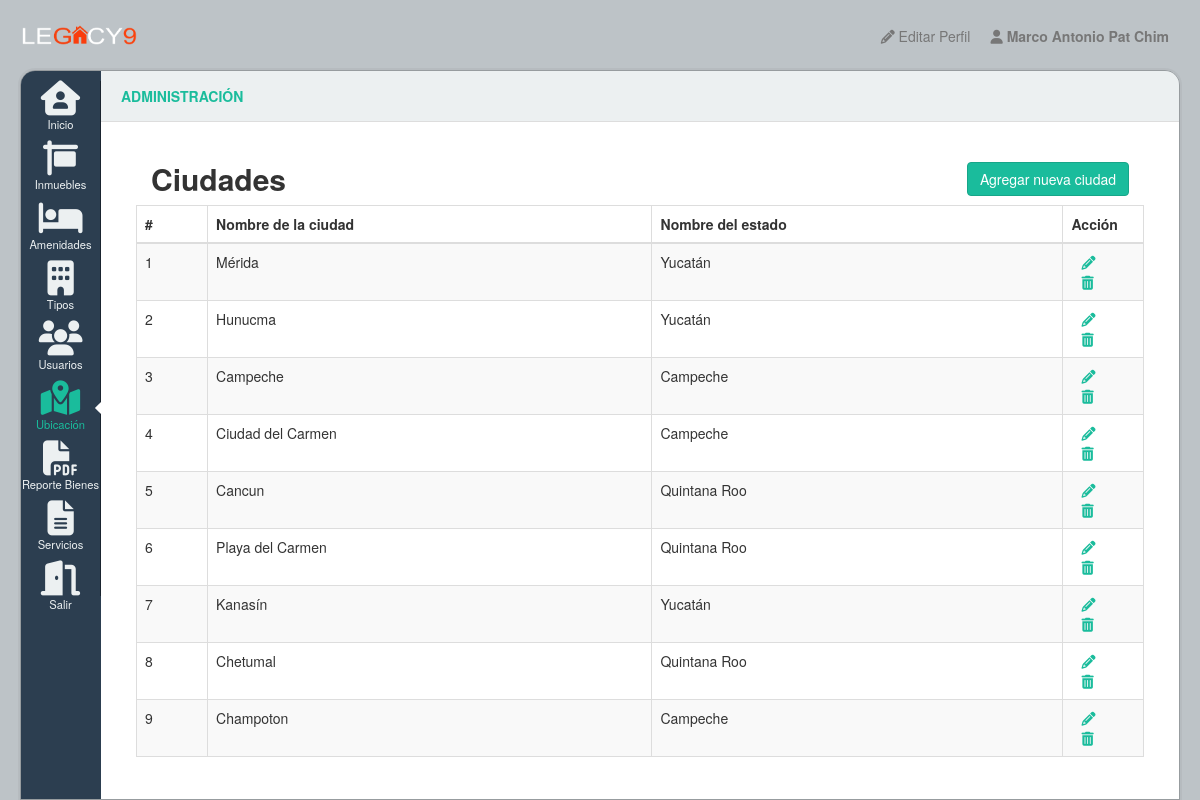
Screenshot of /bd/ciudades/ver_ciudades.php (signed in) with the database file from the repository.
### tables this page shows
CREATE TABLE `ciudad` (
  `ID_Ciu` int(8) NOT NULL AUTO_INCREMENT,
  `Nom_Ciu` varchar(60) NOT NULL,
  `ID_Est_Ciu` int(8) NOT NULL,
  PRIMARY KEY (`ID_Ciu`),
  KEY `fk_CIUDAD_ESTADO1_idx` (`ID_Est_Ciu`),
  CONSTRAINT `fk_CIUDAD_ESTADO1` FOREIGN KEY (`ID_Est_Ciu`) REFERENCES `estado` (`ID_Est`) ON DELETE CASCADE ON UPDATE CASCADE
);

CREATE TABLE `estado` (
  `ID_Est` int(8) NOT NULL AUTO_INCREMENT,
  `Nom_Est` varchar(60) NOT NULL,
  PRIMARY KEY (`ID_Est`)
);

### bd/ciudades/ver_ciudades.php (the view, shortened to what this page needs)
<!DOCTYPE html>
<html class='no-js' lang='en'>
<head>
    <link href="../../css/application-a07755f5.css" rel="stylesheet" type="text/css" />
    <link href="../../css/font-awesome.min.css" rel="stylesheet" type="text/css" />
</head>
<body class='main page'>
	<div class='navbar navbar-default' id='navbar'>
		<img src="../../img/Logo%20Legacy%20Arial.png" width="10%"alt="" style="margin-top: 14px"/>
		<ul class='nav navbar-nav pull-right'>
			<li>
				<a href='../editar_perfil.php'>
					<i class='icon-pencil'></i>
					Editar Perfil
				</a>
			</li>
			<li class='dropdown user'>
				<a>
					<i class='icon-user'></i>
					<strong><?php echo $_SESSION['username']; ?></strong>
				</a>
			</li>
		</ul>
    </div>
    <div id='wrapper'>
		<section id='sidebar'>
			<ul id='dock'>
				<li class='launcher'>
					<i class="fas fa-house-user"></i>
					<a href="../../indexpa.php">Inicio</a>
				</li>
				<li class='launcher'>
					<i class="fas fa-sign"></i>
					<a href="../bienes/ver_bienes.php">Inmuebles</a>
				</li>
				<li class='launcher'>
					<i class="fas fa-bed"></i>
					<a href="../amenidades/ver_amenidades.php">Amenidades</a>
				</li>
				<li class='launcher'>
					<i class="fas fa-building"></i>
					<a href="../tipos/ver_tipos.php">Tipos</a>
				</li>
				<li class='launcher'>
					<i class="fas fa-users"></i>
					<a href="../usuarios/ver_usuarios.php">Usuarios</a>
				</li>
				<li class='active launcher'>
					<i class="fas fa-map-marked-alt"></i>
					<a href="../../location.php">Ubicación</a>
				</li>
				<li class='launcher'>
					<i class='fas fa-file-pdf'></i>
					<a href='../bienes/pdf.php'>Reporte Bienes</a>
				</li>
				<li class='launcher'>
					<i class='fas fa-file-alt'></i>
					<a href='../../service.php'>Servicios</a>
				</li>
				<li class="launcher">
					<i class='fas fa-door-open'></i>
					<a href='../veriflogout.php'>Salir</a>
				</li>
			</ul>
			<div data-toggle='tooltip' id='beaker' title='Made by lab2023'></div>
		</section>
		<section id='tools'>
			<ul class='breadcrumb' id='breadcrumb'>
				<li class='title'>ADMINISTRACIÓN</li>
			</ul>
		</section>
		<div id='content'>
			<div class="wrapper2">
				<div class="container-fluid">
					<div class="row">
						<div class="col-md-12">
							<div class="col-md-8">
								<h2 class="pull-left"><b>Ciudades</b></h2>
							</div>
							<div class="col-md-4">
								<br>
								<a href="crear_ciudades.php" class="btn btn-success pull-right">Agregar nueva ciudad</a>
							</div>
							<?php
							require_once "../config.php";
							$sql = "SELECT ciudad.ID_Ciu, ciudad.Nom_Ciu, estado.Nom_Est FROM ciudad inner join estado on ciudad.ID_Est_Ciu = estado.ID_Est";
							if($result = mysqli_query($mysqli, $sql)){
								if(mysqli_num_rows($result) > 0){
									echo "<table class='table table-bordered table-striped'>";
										echo "<thead>";
											echo "<tr>";
												echo "<th>#</th>";
												echo "<th>Nombre de la ciudad</th>";
												echo "<th>Nombre del estado</th>";
												echo "<th>Acción</th>";
											echo "</tr>";
										echo "</thead>";
										echo "<tbody>";
										while($row = mysqli_fetch_array($result)){
											echo "<tr>";
												echo "<td>" . $row['ID_Ciu'] . "</td>";
												echo "<td>" . $row['Nom_Ciu'] . "</td>";
												echo "<td>" . $row['Nom_Est'] . "</td>";
												echo "<td width='8%'>";
													echo "<a href='cambiar_ciudades.php?ID_Ciu=". $row['ID_Ciu'] ."' title='Actualizar' data-toggle='tooltip'><i class='fas fa-pencil-alt' style='margin-left: 10px; margin-right: 10px'></i></a>";
													echo "<a href='eliminar_ciudades.php?ID_Ciu=". $row['ID_Ciu'] ."' title='Eliminar' data-toggle='tooltip'><i class='fas fa-trash-alt' style='margin-left: 10px; margin-right: 10px'></i></a>";
												echo "</td>";
											echo "</tr>";
										}
										echo "</tbody>";
									echo "</table>";
								} else{
									echo "<p class='lead'><em>No se han encontrado datos.</em></p>";
								}
							} else{
								echo "ERROR: No se pudo ejecutar $sql. " . mysqli_error($mysqli);
							}
							?>
						</div>
					</div>
				</div>
			</div>
		</div>
	</div>
</body>
</html>

### rows the page displays
ciudad: ID_Ciu "1", Nom_Ciu "Mérida", ID_Est_Ciu.Nom_Est "Yucatán"
ciudad: ID_Ciu "2", Nom_Ciu "Hunucma", ID_Est_Ciu.Nom_Est "Yucatán"
ciudad: ID_Ciu "3", Nom_Ciu "Campeche", ID_Est_Ciu.Nom_Est "Campeche"
ciudad: ID_Ciu "4", Nom_Ciu "Ciudad del Carmen", ID_Est_Ciu.Nom_Est "Campeche"
ciudad: ID_Ciu "5", Nom_Ciu "Cancun", ID_Est_Ciu.Nom_Est "Quintana Roo"
ciudad: ID_Ciu "6", Nom_Ciu "Playa del Carmen", ID_Est_Ciu.Nom_Est "Quintana Roo"
ciudad: ID_Ciu "7", Nom_Ciu "Kanasín", ID_Est_Ciu.Nom_Est "Yucatán"
ciudad: ID_Ciu "8", Nom_Ciu "Chetumal", ID_Est_Ciu.Nom_Est "Quintana Roo"
ciudad: ID_Ciu "9", Nom_Ciu "Champoton", ID_Est_Ciu.Nom_Est "Campeche"

### other values shown
$_SESSION['username'] "Marco Antonio Pat Chim"
